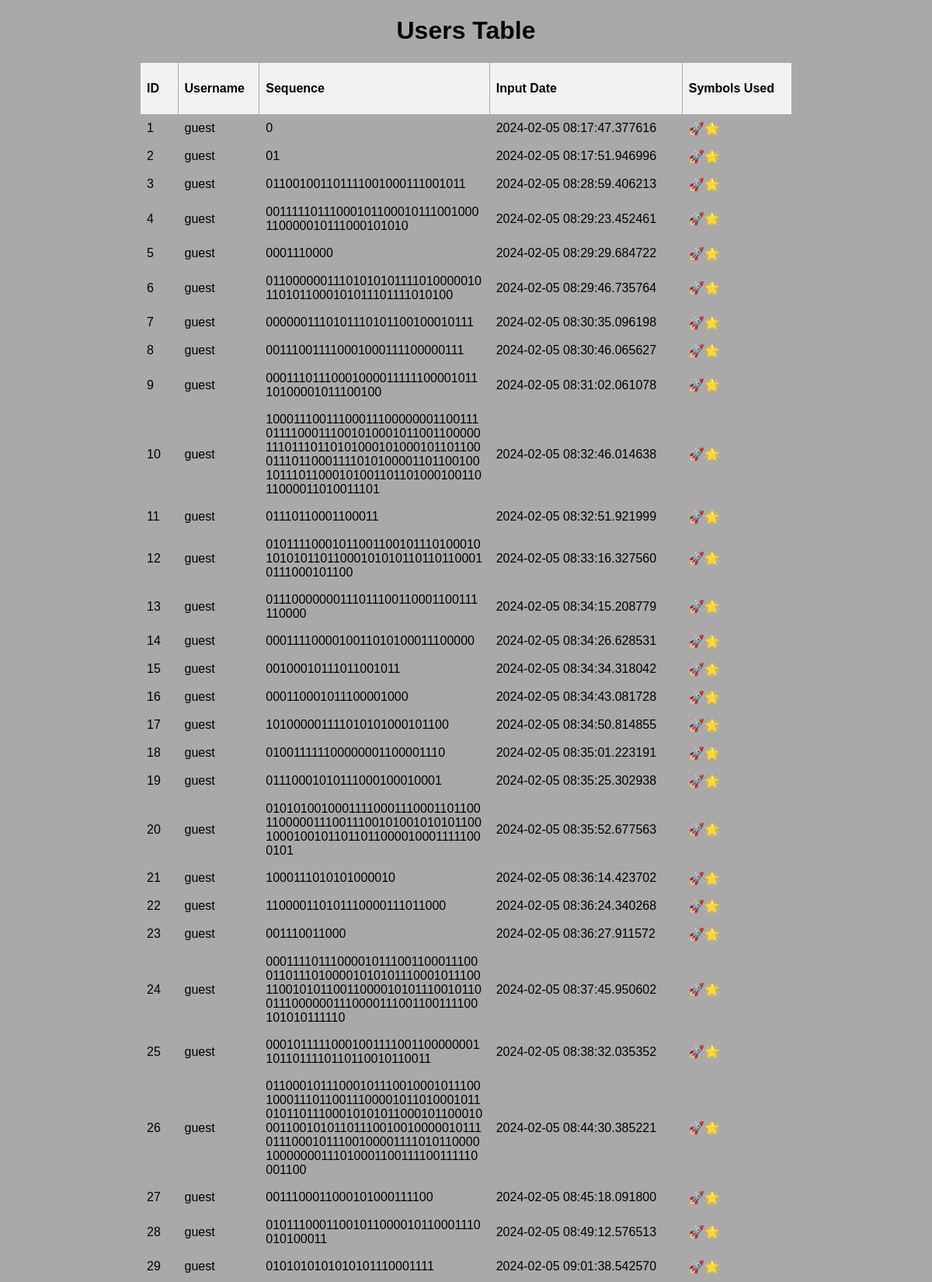
/view_table (upper part), run on the app's committed database.
### app.py (models this page shows)
class User(db.Model):
    id = db.Column(db.Integer, primary_key=True)
    username = db.Column(db.String(80), nullable=False)
    sequence = db.Column(db.String(120), nullable=True)
    input_date = db.Column(db.DateTime, default=datetime.utcnow)  # Stores the current time and date
    symbols_used = db.Column(db.String(120), nullable=True)  # Stores the symbols used

### app.py (the view)
@app.route('/view_table')
def view_table():
    users = User.query.all()  # Query all users
    return render_template('view_table.html', users=users)

### templates/view_table.html (shortened to what this page needs)
{% extends 'base.html' %}
{% block body %}
<div class="content center">
    <h1>Users Table</h1>
    <table>
        <tr>
            <th>ID</th>
            <th>Username</th>
            <th>Sequence</th>
            <th>Input Date</th>
            <th>Symbols Used</th>
        </tr>
        {% for user in users %}
        <tr>
            <td>{{ user.id }}</td>
            <td>{{ user.username }}</td>
            <td class="sequence-cell">{{ user.sequence }}</td>
            <td>{{ user.input_date }}</td>
            <td>{{ user.symbols_used }}</td>
        </tr>
        {% endfor %}
    </table>
</div>
{% endblock %}

### templates/base.html (shortened to what this page needs)
<!DOCTYPE html>
<html lang="en">
<head>
    <link rel="stylesheet" href="{{ url_for('static', filename='css/main.css') }}">
</head>
<body>
    {% block body %}{% endblock %}
</body>
</html>

### static/css/main.css (style rules this page uses)
body, html { margin: 0; font-family: sans-serif; background-color: DarkGray; }
.content, #content { margin: 0 auto; width: 70%; text-align: center; }
table, td, th { border: 1px solid #aaa; }
table { border-collapse: collapse; width: 100%; margin-left: auto; margin-right: auto; }
th, td { padding: 8px; text-align: left; word-wrap: break-word; }
th { background-color: #f2f2f2; height: 50px; }
.sequence-cell { max-width: 250px; }
.center { text-align: center; }
.content.center { text-align: center; }

### data on the page
User: id "1", username "guest", sequence "0", input_date "2024-02-05 08:17:47.377616", symbols_used "🚀🌟"
User: id "2", username "guest", sequence "01", input_date "2024-02-05 08:17:51.946996", symbols_used "🚀🌟"
User: id "3", username "guest", sequence "011001001101111001000111001011", input_date "2024-02-05 08:28:59.406213", symbols_used "🚀🌟"
User: id "4", username "guest", sequence "00111110111000101100010111001000110000010111000101010", input_date "2024-02-05 08:29:23.452461", symbols_used "🚀🌟"
User: id "5", username "guest", sequence "0001110000", input_date "2024-02-05 08:29:29.684722", symbols_used "🚀🌟"
User: id "6", username "guest", sequence "011000000111010101011110100000101101011000101011101111010100", input_date "2024-02-05 08:29:46.735764", symbols_used "🚀🌟"
User: id "7", username "guest", sequence "0000001110101110101100100010111", input_date "2024-02-05 08:30:35.096198", symbols_used "🚀🌟"
User: id "8", username "guest", sequence "001110011110001000111100000111", input_date "2024-02-05 08:30:46.065627", symbols_used "🚀🌟"
User: id "9", username "guest", sequence "0001110111000100001111110000101110100001011100100", input_date "2024-02-05 08:31:02.061078", symbols_used "🚀🌟"
User: id "10", username "guest", sequence "100011100111000111000000011001110111100011100101000101100110000011101110110101000101000101101100011101100011110101000011011001001011101100010100110110100010011011000011010011101", input_date "2024-02-05 08:32:46.014638", symbols_used "🚀🌟"
User: id "11", username "guest", sequence "01110110001100011", input_date "2024-02-05 08:32:51.921999", symbols_used "🚀🌟"
User: id "12", username "guest", sequence "01011110001011001100101110100010101010110110001010101101101100010111000101100", input_date "2024-02-05 08:33:16.327560", symbols_used "🚀🌟"
User: id "13", username "guest", sequence "01110000000111011100110001100111110000", input_date "2024-02-05 08:34:15.208779", symbols_used "🚀🌟"
User: id "14", username "guest", sequence "0001111000010011010100011100000", input_date "2024-02-05 08:34:26.628531", symbols_used "🚀🌟"
User: id "15", username "guest", sequence "00100010111011001011", input_date "2024-02-05 08:34:34.318042", symbols_used "🚀🌟"
User: id "16", username "guest", sequence "000110001011100001000", input_date "2024-02-05 08:34:43.081728", symbols_used "🚀🌟"
User: id "17", username "guest", sequence "101000001111010101000101100", input_date "2024-02-05 08:34:50.814855", symbols_used "🚀🌟"
User: id "18", username "guest", sequence "010011111100000001100001110", input_date "2024-02-05 08:35:01.223191", symbols_used "🚀🌟"
User: id "19", username "guest", sequence "01110001010111000100010001", input_date "2024-02-05 08:35:25.302938", symbols_used "🚀🌟"
User: id "20", username "guest", sequence "0101010010001111000111000110110011000001110011100101001010101100100010010110110110000100011111000101", input_date "2024-02-05 08:35:52.677563", symbols_used "🚀🌟"
User: id "21", username "guest", sequence "1000111010101000010", input_date "2024-02-05 08:36:14.423702", symbols_used "🚀🌟"
User: id "22", username "guest", sequence "110000110101110000111011000", input_date "2024-02-05 08:36:24.340268", symbols_used "🚀🌟"
User: id "23", username "guest", sequence "001110011000", input_date "2024-02-05 08:36:27.911572", symbols_used "🚀🌟"
User: id "24", username "guest", sequence "00011110111000010111001100011100011011101000010101011100010111001100101011001100001010111001011001110000001110000111001100111100101010111110", input_date "2024-02-05 08:37:45.950602", symbols_used "🚀🌟"
User: id "25", username "guest", sequence "000101111100010011110011000000011011011110110110010110011", input_date "2024-02-05 08:38:32.035352", symbols_used "🚀🌟"
User: id "26", username "guest", sequence "011000101110001011100100010111001000111011001110000101101000101101011011100010101011000101100010001100101011011100100100000101110111000101110010000111101011000010000000111010001100111100111110001100", input_date "2024-02-05 08:44:30.385221", symbols_used "🚀🌟"
User: id "27", username "guest", sequence "0011100011000101000111100", input_date "2024-02-05 08:45:18.091800", symbols_used "🚀🌟"
User: id "28", username "guest", sequence "01011100011001011000010110001110010100011", input_date "2024-02-05 08:49:12.576513", symbols_used "🚀🌟"
User: id "29", username "guest", sequence "0101010101010101110001111", input_date "2024-02-05 09:01:38.542570", symbols_used "🚀🌟"
